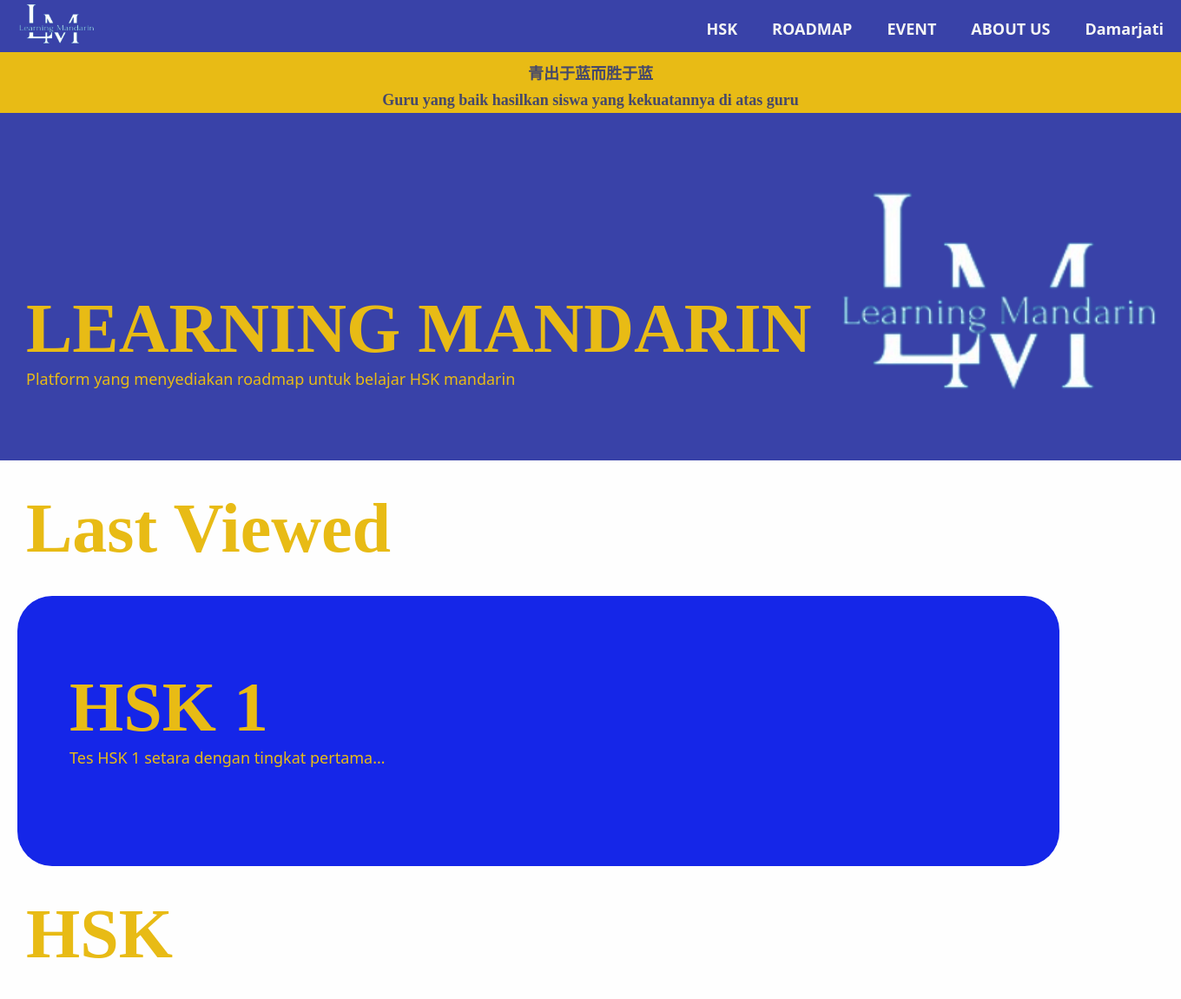
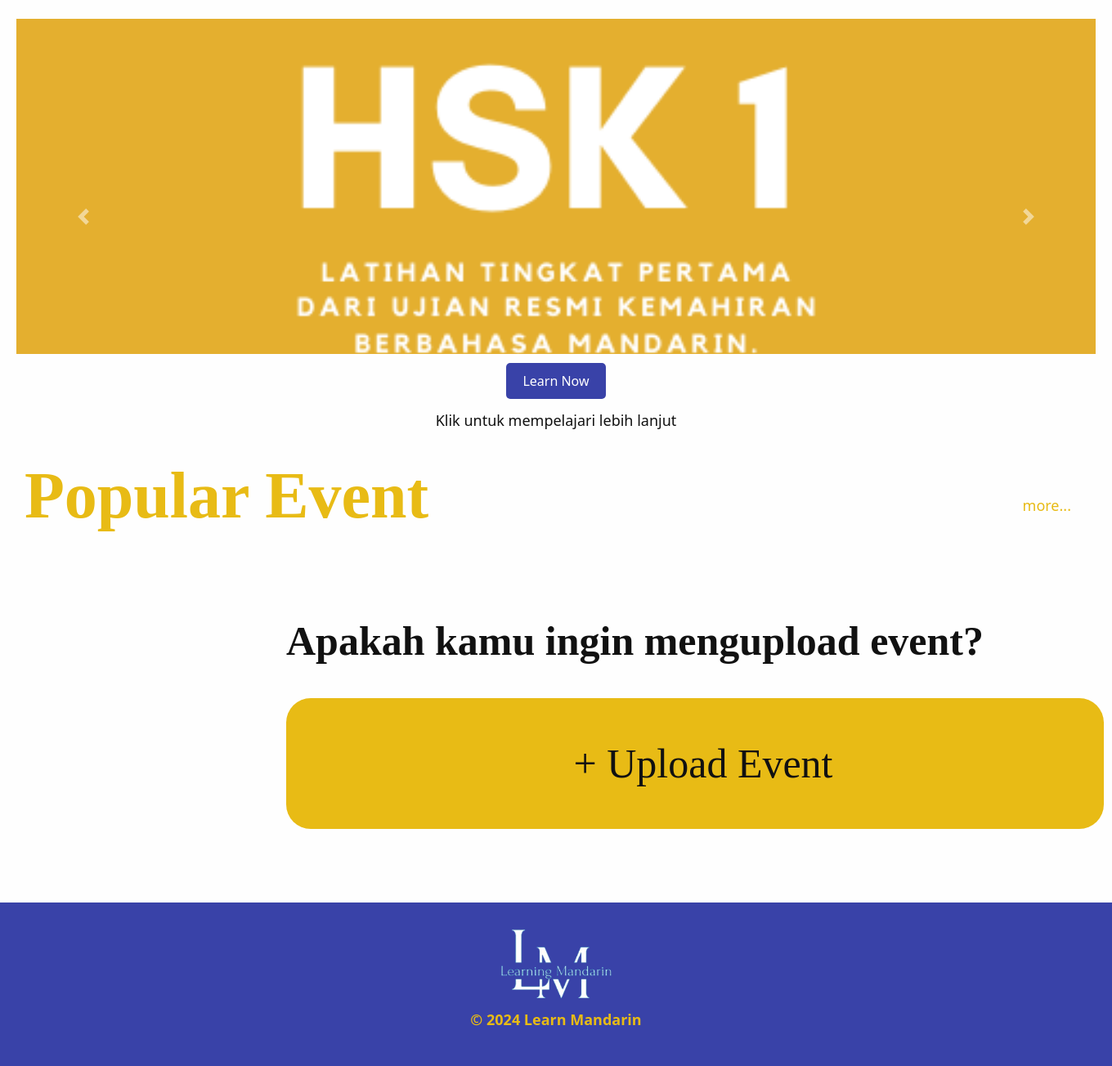
Screenshot of / (signed in) with the database file from the repository (2 pictures, top to bottom).
### myapp/models.py (models this page shows)
class userFirebase(models.Model):
    user = models.ForeignKey(User, null=True, on_delete=models.CASCADE)
    kunci= models.CharField(max_length=50)
    historyTitle = models.CharField(max_length=100, default="/")
    historyDescribe = models.CharField(max_length=100, default="/")
    historyUrl = models.CharField(max_length=100, default="/")

### myapp/views.py (the view, shortened to what this page needs)
# urls.py: path("", views.index , name="index"),
def index(request):
    hsk= list_hsk.objects.all()
    userf=None
    notifi=0
    context={"list": hsk, "history":userf, 'notifikasi':notifi}
    data = (database.child('event').get()).val()
    dataEvent={}
    angka=1
    trueorfalse= True
    if request.user.is_authenticated:
        userf=userFire.objects.get(user=request.user)
        UID = get_UID(userf.kunci)
        user = (database.child('users').child(UID).get()).val()
        notifikasi= user['notifikasi']
        for event in notifikasi:
            if notifikasi[event]['unread']:
                notifi+=1
        context={"list": hsk, "history":userf, 'event': dataEvent, 'notifikasi':notifi}
    return render(request, "index3.html", context)

### myapp/views.py (called while the page is built)
def get_UID(token):
    user = auth.get_account_info(token)
    UID = user['users'][0]['localId']
    return UID

### template/index3.html (shortened to what this page needs)
{% extends "base.html" %}
{% load static %}
    {% block content %}
    <h1 style="background-color: #e8bb15;color: #45486B;width: 100%;font-size: large; margin-top: 60px;padding-top: 10px;padding-bottom: 20px;text-align: center;line-height: 30px;"><strong>
        青出于蓝而胜于蓝<br>
        Guru yang baik hasilkan siswa yang kekuatannya di atas guru
    </strong></h1>
    <h1 style="background-color: #3942a8; width: 100%;color: #e8bb15; margin-top:-20px;padding-top: 200px;text-indent: 30px; background-size: 100%;padding-bottom: -1000px;height: 400px;">
        <strong> LEARNING MANDARIN</strong> <br>
        <p style="color: #e8bb15;padding-bottom: 0px;">Platform yang menyediakan roadmap untuk belajar HSK mandarin</p>
        <img src='{% static "lm.png" %}' style="width: 800px;float: right;margin-top: -500px;height: fit-content;margin-right: -190px;">
    </h1>
    {% if request.user.is_authenticated and history.historyUrl != "/" %}
    <h1 style="color: #e8bb15; margin-top: 30px;text-indent: 30px;"><strong>Last Viewed</strong></h1>
    <a href="{{history.historyUrl}}">
    <div style="background-color: #1526E8; width:1200px;height:310.87px;margin: 20px;margin-top: 30px; border-radius: 40px;padding: 30px;">
        <h1 style="width: 100%;color: #e8bb15; margin-top:-20px;padding-top: 70px;text-indent: 30px; background-size: 100%;padding-bottom: -1000px;height: 400px;">
            <strong>{{history.historyTitle}} </strong> <br>
            <p style="color: #e8bb15;padding-bottom: 0px;">{{history.historyDescribe|truncatechars:40 }}</p>
    </div>
    </a>
    {% endif %}
    <h1 style="color: #e8bb15; margin-top: 30px;text-indent: 30px;"><strong>HSK</strong></h1>
    <div id="carouselExampleControls" class="carousel slide" data-ride="carousel">
        <div class="carousel-inner">
            <div class="carousel-item active">
                <img src="{% static '1.png'%}" class="d-block w-100" style="object-fit: cover; padding: 20px;" alt="..." height="450px">
                <br>
                <br>
                <div class="carousel-caption d-none d-md-block" style="">
                    <a href="{% url 'hsk' 1 %}" class="styled-link">Learn Now</a>
                </div>
                <p style="color: #111111;text-align: center;">Klik untuk mempelajari lebih lanjut</p>
            </div>
        </div>
        <a class="carousel-control-prev" href="#carouselExampleControls" role="button" data-slide="prev" >
          <span class="carousel-control-prev-icon" aria-hidden="true"></span>
        </a>
        <a class="carousel-control-next" href="#carouselExampleControls" role="button" data-slide="next">
          <span class="carousel-control-next-icon" aria-hidden="true"></span>
        </a>
        </div>
    <h1 style="color: #e8bb15; margin-top: 30px;text-indent: 30px; margin-bottom: 30px;"><strong>Popular Event</strong>
        <a href='{% url "event" %}'>
        <p style="color:#e8bb15;float: right;margin-right:50px;margin-top: 50px;">more...</p>
        </a>
      </h1>
      <h1 style="color: #111111;margin-top: 100px;margin-left: 350px;font-size: 50px;"><strong>Apakah  kamu ingin mengupload event?</strong></h1>
      <a href="{% url 'uploadEvent' %}">
        <div class="geserin"><h1 style="color: #111111;margin-top: 40px;margin-left: 350px;font-size: 50px;padding: 50px;background-color: #e8bb15;width: 1000px;border-radius: 30px;text-align: center;padding-left: 70px;"> + Upload Event</h1></div>
    {% endblock content %}

### template/base.html (shortened to what this page needs)
{% load static %}
<!DOCTYPE html>
<html lang="en">
<head>
    <link rel="stylesheet" href="https://stackpath.bootstrapcdn.com/bootstrap/4.5.2/css/bootstrap.min.css">
</head>
<body>
    <a href="/">
    <img src="{% static 'lm.png' %}" style="float: left;width: 200px;height: 160px;margin-left: -40px;margin-top: -110px;padding-left: 10px;position: fixed;z-index: 1000;" class="logo">
    </a>
    <div class="pp" style="z-index: 100;">
        <strong>
            <ul class="menu-kanan" style="z-index: 100;">
                <div style="display: block;" style="z-index: 1000;">
                    {% if request.user.is_authenticated %}
                        <button class="hskbutton dropbawah" onmouseenter='toggleDropdown("show")' onmouseleave='toggleDropdown()' style="z-index: 100;"> <b> {{  user.username  }}</b></button>
                    {% else %}
                    <a href="{% url 'login' %}">
                        <button class="hskbutton" ><strong>LOGIN</strong></button>
                    </a>
                    {% endif %}
                    <a href="{% url 'about' %}">
                        <button class="hskbutton"><strong>ABOUT US</strong></button>
                    </a>
                    <a href="{% url 'event' %}">
                        <button class="hskbutton"><strong>EVENT</strong></button>
                    </a>
                    <a href="{% url 'roadmap' %}">
                        <button class="hskbutton" ><strong>ROADMAP</strong></button>
                    </a>
                    <button onmouseenter="dropdown('show')" onmouseleave="dropdown()" class="hskbutton dropbawah" id="hskbutton"><strong>HSK</strong></button>
                </div>
            </ul>
        </strong>
    </div>
    {% block content %}
    {% endblock content %}
    <h1 style="background-color: #3942a8;margin-bottom: 0px;margin-top: 90px;height: 200px;">
        <center><img src='{% static "lm.png" %}' width="300px" height="300px" style="margin-top: -70px;"></center>
    </h1>
    <p style="color: #e8bb15;text-align: center;z-index: 100; margin-top: -70px;"><strong>© 2024 Learn Mandarin</strong></p>
</body>
</html>

### template/base.html (style rules this page uses)
.styled-link { display: inline-block; padding: 10px 20px; text-decoration: none; background-color: #3942a8; color: #ffffff; border-radius: 5px; transition: background-color 0.3s ease; }
body { background-color: #fefefe; margin: 0; padding: 0; }
h1 { color:whitesmoke; font-family:Cambria, Cochin, Georgia, Times, 'Times New Roman', serif; font-size: 80px; overflow: hidden; padding-bottom: -100px; }
p { color:whitesmoke; font-family:system-ui; font-size:large; }
ul { list-style-type: none; margin: 0; padding: 0; font-family:system-ui, -apple-system, BlinkMacSystemFont, 'Segoe UI', Roboto, Oxygen, Ubuntu, Cantarell, 'Open Sans', 'Helvetica Neue', sans-serif; overflow: hidden; color:whitesmoke; }
.pp { background-color: #3942a8; color: whitesmoke; display: flex; height: 60px; position: fixed; width: 100%; top: 0; justify-content: flex-end; }
.menu-kanan { text-align: right; }
.hskbutton { float: right; display: block; background-color: #3942a8; color:whitesmoke; font-family:system-ui, -apple-system, BlinkMacSystemFont, 'Segoe UI', Roboto, Oxygen, Ubuntu, Cantarell, 'Open Sans', 'Helvetica Neue', sans-serif; text-align:center; padding-bottom: 10px; padding-top: 20px; padding-left: 20px; padding-right: 20px; text-decoration: none; border:none; cursor: pointer; font-size: large; }
.dropbawah { display: inline-block; padding-left: -10px; }
#carouselExampleControls { margin-top: 30px; }
body, h1, h2, p, button { margin: 0; padding: 0; }
body { font-family: 'Segoe UI', Tahoma, Geneva, Verdana, sans-serif; }

### rows the page displays
userFirebase: historyTitle "HSK 1", historyDescribe "Tes HSK 1 setara dengan tingkat pertama…"

### other values shown
{{ user.username }} "Damarjati"
